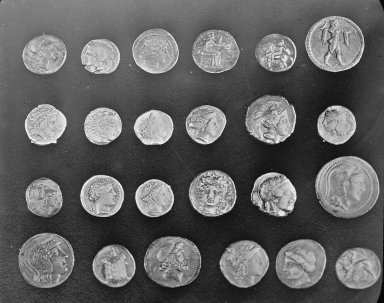
#> input picture skimage.data.coins(), 384 x 303 px
$ python gui.py   (older library calls are emulated)
#> lines starting #> are read from the running program, lines starting #| are printed output that depends on the picture; after the words box and inside, x2 and y2 are one past the last pixel; in counts of white or black regions, pixels touching at a corner belong together
### medial.py
"""Set of functions to calculate the medial axis transform

Steps involved:
1.  Thresholding an image to create a binary image
2.  Find all boundary pixels in the image.
3.  For each non-boundary pixel find the distance to the
    nearest boundary pixel, using Euclidean distance
4.  Calculate Laplacian of the distance image.
5.  Items with large values in the Laplacian image are
    considered to be part of the medial axis"""

import numpy as np
import matplotlib as plt
from scipy.misc import imsave
from scipy.ndimage.filters import laplace
from scipy.ndimage.morphology import distance_transform_edt
from skimage.data import coins
from thresholds import thresholds

# [33 lines left out: function medial, not called in this run]


def coins_image():
    im = coins()
#> im is the input picture: shape (303, 384); min 1, max 252, mean 96.9

    thresh_im = thresholds(im)

    return thresh_im


# [8 lines left out: function run_rect, not called in this run]

def run_coins():
    thresh_im = coins_image()
    imsave("coins.png", thresh_im)
    dist, lap, out = medial(thresh_im)
    return out

medial_coins = run_coins()
imsave("output.png", medial_coins)

### thresholds.py
import numpy as np
from skimage.filters import threshold_otsu
from skimage.morphology import remove_small_objects
from misc import remove_small_holes

def thresholds(image):
    """Thresholds and removes noise of image

    Returns
    -------
    thresh_im: ndarray
    """

    threshold = threshold_otsu(image)
#> threshold = 107

    thresh_im = image > threshold
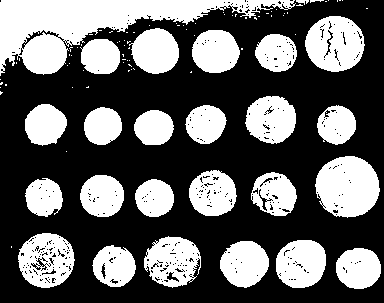
#> thresh_im: shape (303, 384) bool; 38.8% white; 96 white regions (70 under 20 px), largest, box (x1, y1, x2, y2) and area: (0, 0, 296, 76) 8792, (315, 156, 380, 218) 3062, (305, 16, 365, 72) 2459

    thresh_im = remove_small_holes(thresh_im)

    thresh_im = remove_small_objects(thresh_im)

    return thresh_im

### misc.py
import numpy as np
from skimage.morphology import remove_small_objects

def remove_small_holes(ar, min_size=64, connectivity=1, in_place=False):
    """Remove continguous holes smaller than the specified size.
    Parameters
    ----------
    ar : ndarray (arbitrary shape, int or bool type)
        The array containing the connected components of interest.
    min_size : int, optional (default: 64)
        The hole component size.
    connectivity : int, {1, 2, ..., ar.ndim}, optional (default: 1)
        The connectivity defining the neighborhood of a pixel.
    in_place : bool, optional (default: False)
        If `True`, remove the connected components in the input array itself.
        Otherwise, make a copy.
    Raises
    ------
    TypeError
        If the input array is of an invalid type, such as float or string.
    ValueError
        If the input array contains negative values.
    Returns
    -------
    out : ndarray, same shape and type as input `ar`
        The input array with small holes within connected components removed.
    Examples
    --------
    >>> from skimage import morphology
    >>> a = np.array([[1, 1, 1, 1, 1, 0],
    ...               [1, 1, 1, 0, 1, 0],
    ...               [1, 0, 0, 1, 1, 0],
    ...               [1, 1, 1, 1, 1, 0]], bool)
    >>> b = morphology.remove_small_holes(a, 2)
    >>> b
    array([[ True,  True,  True,  True,  True, False],
           [ True,  True,  True,  True,  True, False],
           [ True, False, False,  True,  True, False],
           [ True,  True,  True,  True,  True, False]], dtype=bool)
    >>> c = morphology.remove_small_holes(a, 2, connectivity=2)
    >>> c
    array([[ True,  True,  True,  True,  True, False],
           [ True,  True,  True, False,  True, False],
           [ True, False, False,  True,  True, False],
           [ True,  True,  True,  True,  True, False]], dtype=bool)
    >>> d = morphology.remove_small_holes(a, 2, in_place=True)
    >>> d is a
    True
    Notes
    -----
    If the array type is int, it is assumed that it contains already-labeled
    objects. The labels are not kept in the output image (this function always
    outputs a bool image). It is suggested that labeling is completed after
    using this function.
    """
#> called with min_size = 64, connectivity = 1, in_place = False

    #Creates warning if image is an integer image
    if ar.dtype != bool:
        warn("Any labeled images will be returned as a boolean array. "
             "Did you mean to use a boolean array?", UserWarning)

    if in_place:
        out = ar
    else:
        out = ar.copy()

    #Creating the inverse of ar
    if in_place:
        out = np.logical_not(out,out)
    else:
        out = np.logical_not(out)

    #removing small objects from the inverse of ar
#> (the run stopped early here; a loop or call above may not have finished)
